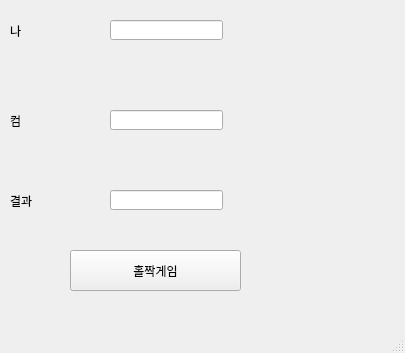
<?xml version="1.0" encoding="UTF-8"?>
<ui version="4.0">
 <class>MainWindow</class>
 <widget class="QMainWindow" name="MainWindow">
  <property name="geometry">
   <rect>
    <x>0</x>
    <y>0</y>
    <width>405</width>
    <height>353</height>
   </rect>
  </property>
  <property name="windowTitle">
   <string>MainWindow</string>
  </property>
  <widget class="QWidget" name="centralwidget">
   <widget class="QPushButton" name="pb">
    <property name="geometry">
     <rect>
      <x>70</x>
      <y>250</y>
      <width>171</width>
      <height>41</height>
     </rect>
    </property>
    <property name="text">
     <string>홀짝게임</string>
    </property>
   </widget>
   <widget class="QLabel" name="lblMine">
    <property name="geometry">
     <rect>
      <x>10</x>
      <y>10</y>
      <width>61</width>
      <height>41</height>
     </rect>
    </property>
    <property name="text">
     <string>나</string>
    </property>
   </widget>
   <widget class="QLabel" name="lblCom">
    <property name="geometry">
     <rect>
      <x>10</x>
      <y>100</y>
      <width>61</width>
      <height>41</height>
     </rect>
    </property>
    <property name="text">
     <string>컴</string>
    </property>
   </widget>
   <widget class="QLabel" name="lblResult">
    <property name="geometry">
     <rect>
      <x>10</x>
      <y>180</y>
      <width>61</width>
      <height>41</height>
     </rect>
    </property>
    <property name="text">
     <string>결과</string>
    </property>
   </widget>
   <widget class="QLineEdit" name="leMine">
    <property name="geometry">
     <rect>
      <x>110</x>
      <y>20</y>
      <width>113</width>
      <height>20</height>
     </rect>
    </property>
   </widget>
   <widget class="QLineEdit" name="leCom">
    <property name="geometry">
     <rect>
      <x>110</x>
      <y>110</y>
      <width>113</width>
      <height>20</height>
     </rect>
    </property>
   </widget>
   <widget class="QLineEdit" name="leResult">
    <property name="geometry">
     <rect>
      <x>110</x>
      <y>190</y>
      <width>113</width>
      <height>20</height>
     </rect>
    </property>
   </widget>
  </widget>
  <widget class="QMenuBar" name="menubar">
   <property name="geometry">
    <rect>
     <x>0</x>
     <y>0</y>
     <width>405</width>
     <height>21</height>
    </rect>
   </property>
  </widget>
  <widget class="QStatusBar" name="statusbar"/>
 </widget>
 <resources/>
 <connections/>
</ui>
